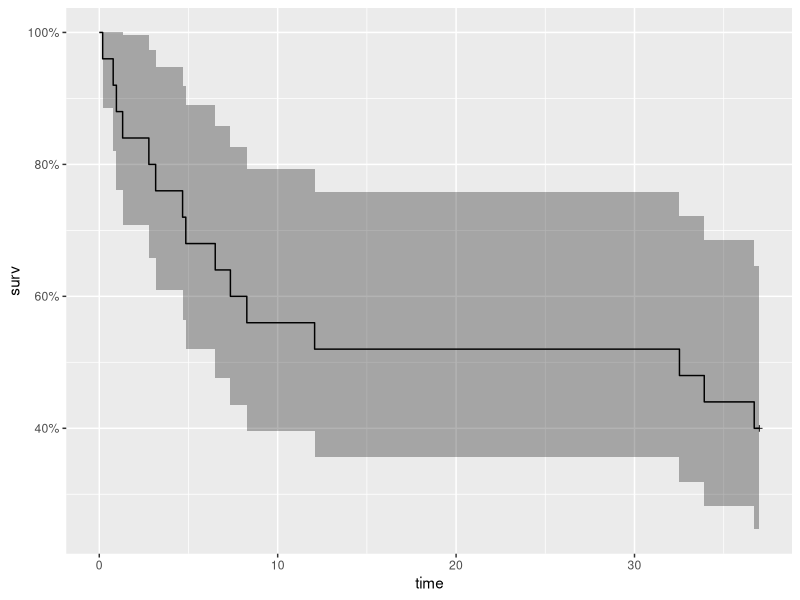
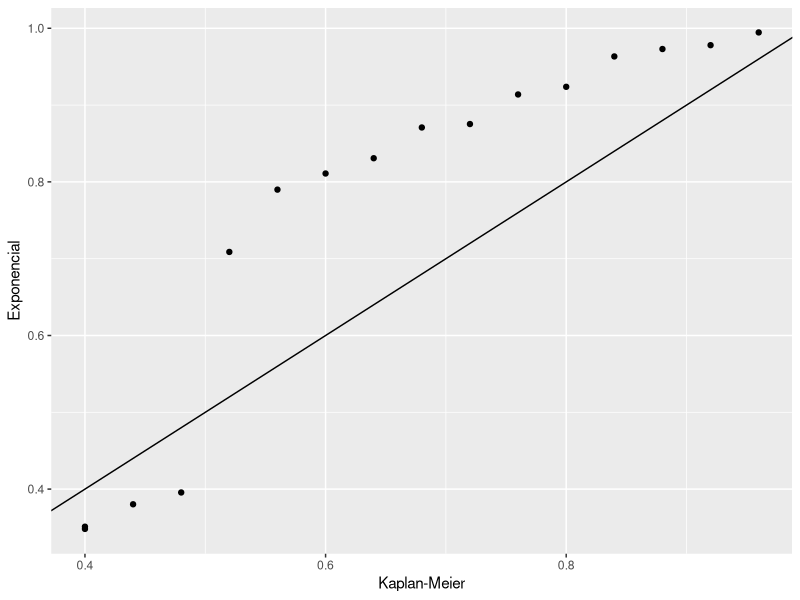
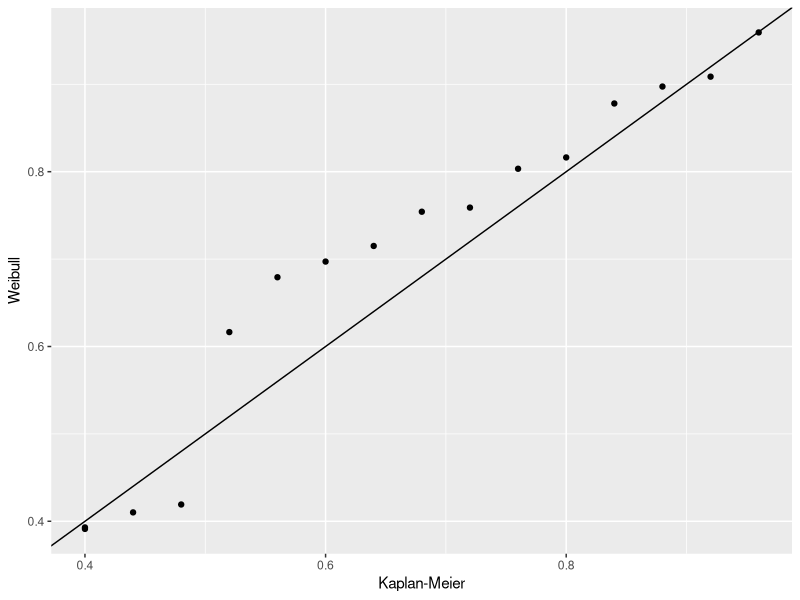
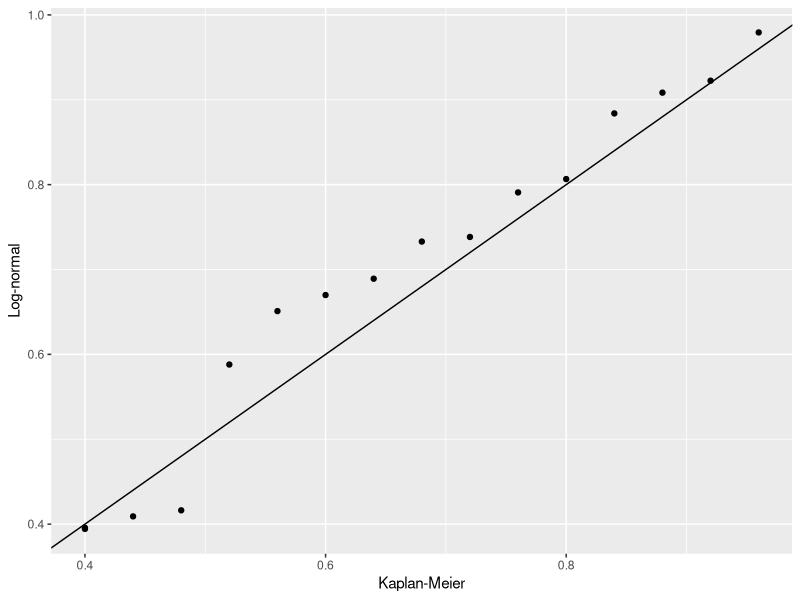

Source code (R) for these figures, in order:
library(tidyverse)
library(survival)
library(ggplot2)
library(ggfortify)
library(ranger)

# Questão 2

tempos <- c(
	0.19, 0.78, 0.96, 1.31,
	2.78, 3.16, 4.67, 4.85,
	6.5, 7.35, 8.27, 12.07,
	32.52, 33.91, 36.71, rep(37, 10)
)

cens <- c(
	rep(1, 15), rep(0, 10)
)

ekm <- survfit(Surv(tempos, cens) ~ 1)

# a)

tempo_mediano <- ((32.52 - 12.07) * 0.02) / 0.04 + 12.07

autoplot(ekm)

# b)

# c)

# Questão 3

tempos3 <- c(
	7, 34, 42, 63, 64, 74, 83, 84, 91,
	108, 112, 129, 133, 133, 139, 140, 140,
	146, 149, 154, 157, 160, 160, 165,
	173, 176, 185, 218, 225, 241, 248,
	273, 277, 279, 297, 319, 405, 417,
	420, 440, 523, 523, 583, 594, 1101,
	1116, 1146, 1226, 1349, 1412, 1417
)

cens3 <- c(
	rep(1, 5), 0, rep(1, 20),
	0, rep(1, 6), 0, 1, 0, rep(1, 5),
	0, rep(1, 3), 0, 1, 0, 0, 0, 1
)

ekm2 <- survfit(Surv(tempos3, cens3) ~ 1)

# Questão 4

tempos4 <- c(
	28, 89, 175, 195, 309, 377, 393, 421,
	447, 462, 709, 744, 770, 1106, 1206,
	34, 88, 137, 199, 280, 291, 299, 300,
	309, 351, 358, 369, 369, 370, 375, 382,
	392, 429, 451, 1119
)

cens4 <- c(
	rep(1, 5), rep(0, 4),
	1, rep(0, 5), rep(1, 6),
	0, 0, rep(1, 9), 0, 1, 0
)

grupos <- c(
	rep(1, 15), rep(2, 20)
)

ekm4 <- survfit(Surv(tempos4, cens4) ~ grupos)
survdiff(Surv(tempos4, cens4) ~ grupos, rho=0)

# Exercício 6

tempos6 <- c(
	31, 40, 43, 44, 46, 46, 47, 48,
	48, 49, 50, 50, rep(60, 8),
	48, 48, rep(49, 4), rep(50, 4),
	53, 53, rep(54, 3), rep(55, 5)
)

cens6 <- c(
	rep(1, 16), rep(0, 4),
	rep(1, 16), rep(0, 4)
)

grupos6 <- c(
	rep("A", 20),
	rep("B", 20)
)

ekm6 <- survfit(Surv(tempos6, cens6) ~ grupos6)

# a)

# Não existe diferença entre as embalagens

survdiff(Surv(tempos6, cens6) ~ grupos6)

# Exércicios 3.7

# Exercicio 1

surv_weibull <- \(t, alpha, gamma) {
	exp(-(t/alpha)^gamma)
}

# a) probabilidade do rato sobreviver sem tumos aos primeiros 30 dias
# ou 45 dias

dias_30 <- surv_weibull(30, 100, 2)
dias_45 <- surv_weibull(45, 100, 2)

# b) tempo médio

media <- 100 * gamma(3/2)

# c) tempo mediano

mediano <- 100 * sqrt(-log(0.5))

# d) taxa de falha

funcao_risco_weibull <- \(t, alpha, gamma) {
	gamma * t / (alpha ^ gamma)
}

taxafalha_30 <- funcao_risco_weibull(30, 100, 2)
taxafalha_45 <- funcao_risco_weibull(45, 100, 2)
taxafalha_60 <- funcao_risco_weibull(60, 100, 2)

# Questão 2



# Questão 3

tempos_cap3 <- c(
	0.19, 0.78, 0.96, 1.31, 2.78,
	3.16, 4.67, 4.85, 6.50, 7.35,
	8.27, 12.07, 32.52, 33.91, 36.71, rep(37, 10)
)

cens_cap3 <- c(
	rep(1, 15), rep(0, 10)
)

ajust1_exp <- survreg(
	Surv(tempos_cap3, cens_cap3) ~ 1, dist = "exponential"
)
lambda <- exp(ajust1_exp$coefficients[1])

ajust1_weibull <- survreg(
	Surv(tempos_cap3, cens_cap3) ~ 1, dist = "weibull"
)
alpha <- exp(ajust1_weibull$coefficients[1])
gama <- 1 / ajust1_weibull$scale

ajust1_lognormal <- survreg(
	Surv(tempos_cap3, cens_cap3) ~ 1, dist = "lognormal"
)

ekm_cap3_quest3 <- survfit(Surv(tempos_cap3, cens_cap3) ~ 1)
time <- ekm_cap3_quest3$time
ste <- exp(-time/lambda)
stw <- exp(-(time/alpha)^gama)
stln <- pnorm((-log(time) + ajust1_lognormal$coefficients)/ajust1_lognormal$scale)

tabela_ajustados <- tibble(
	Tempos = time,
	`Kaplan-Meier` = ekm_cap3_quest3$surv,
	Exponencial = ste,
	Weibull = stw,
	`Log-normal` = stln
)

tabela_ajustados |>
	ggplot(aes(x = `Kaplan-Meier`, y = Exponencial)) +
	geom_point() +
	geom_abline()

tabela_ajustados |>
	ggplot(aes(x = `Kaplan-Meier`, y = Weibull)) +
	geom_point() +
	geom_abline()

tabela_ajustados |>
	ggplot(aes(x = `Kaplan-Meier`, y = `Log-normal`)) +
	geom_point() +
	geom_abline()

# tabela_ajustados |>
# 	pivot_longer(
# 		cols = -c(Tempos, `Kaplan-Meier`),
# 		names_to = "Distribuição",
# 		values_to = "S(t)"
# 	) |>
# 	ggplot(aes(x = `Kaplan-Meier`, y = "S(t)")) +
# 	geom_point() +
# 	geom_abline() +
# 	facet_wrap(vars(Distribuição), scales = "free")
